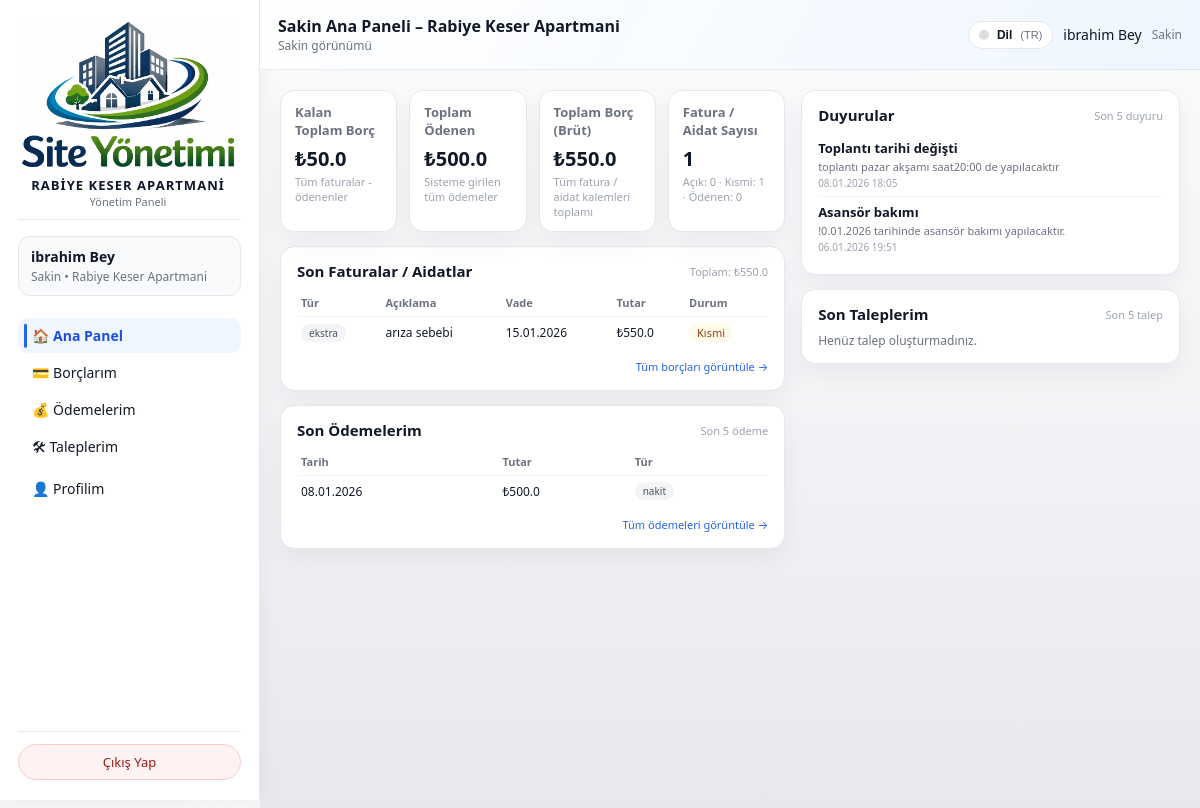
Before: /resident/dashboard (signed in) with the older database file.
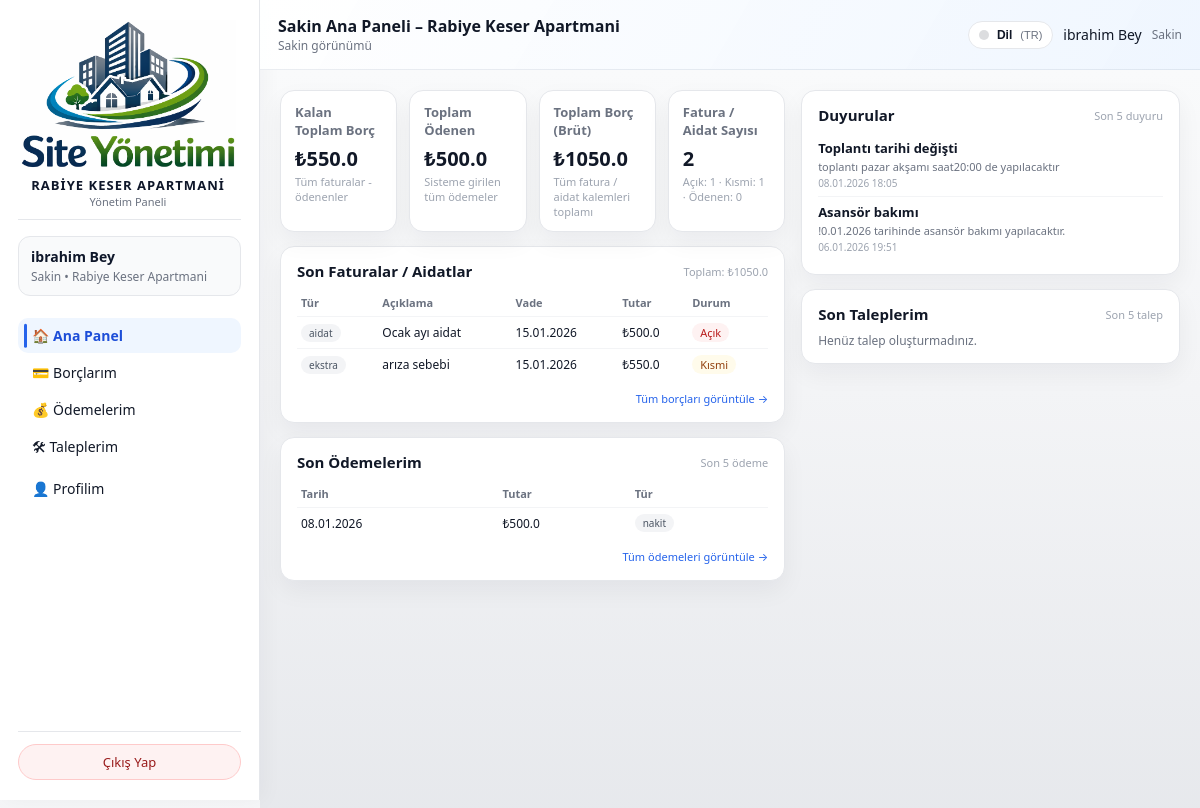
After: the same page with the newer database file.
### models/bill_model.py (models this page shows, shortened)
class Bill(db.Model):
    __tablename__ = "bills"
    id = db.Column(db.Integer, primary_key=True)
    site_id = db.Column(db.Integer, db.ForeignKey("sites.id"), nullable=False)
    apartment_id = db.Column(db.Integer, db.ForeignKey("apartments.id"), nullable=False)
    description = db.Column(db.String(255), nullable=True)
    amount = db.Column(Numeric(10, 2), nullable=False)
    due_date = db.Column(db.Date, nullable=True)
    status = db.Column(db.String(20), nullable=False, default="open")
    type = db.Column(db.String(50), nullable=True)
    created_at = db.Column(db.DateTime, default=datetime.utcnow)
    updated_at = db.Column(
        db.DateTime, default=datetime.utcnow, onupdate=datetime.utcnow
    )
    payments = db.relationship("Payment", backref="bill", lazy="dynamic")

### models/payment_model.py (models this page shows, shortened)
class Payment(db.Model):
    __tablename__ = "payments"
    id = db.Column(db.Integer, primary_key=True)
    site_id = db.Column(db.Integer, db.ForeignKey("sites.id"), nullable=False)
    bill_id = db.Column(db.Integer, db.ForeignKey("bills.id"), nullable=True)
    apartment_id = db.Column(db.Integer, db.ForeignKey("apartments.id"), nullable=False)
    user_id = db.Column(db.Integer, db.ForeignKey("users.id"), nullable=True)
    amount = db.Column(Numeric(10, 2), nullable=False)
    payment_date = db.Column(db.DateTime, nullable=False, default=datetime.utcnow)
    method = db.Column(db.String(50), nullable=True)
    user = db.relationship("User", backref="payments", lazy=True)

### models/announcement_model.py (models this page shows, shortened)
class Announcement(db.Model):
    __tablename__ = "announcements"
    id = db.Column(db.Integer, primary_key=True)
    site_id = db.Column(db.Integer, db.ForeignKey("sites.id"), nullable=False)
    title = db.Column(db.String(200), nullable=False)
    content = db.Column(db.Text, nullable=False)
    created_at = db.Column(db.DateTime, default=datetime.utcnow)
    created_by = db.Column(db.Integer, db.ForeignKey("users.id"), nullable=True)
    target = db.Column(db.String(50), nullable=False, default="all")
    author = db.relationship("User", backref="announcements", lazy=True)

### routes/resident_routes.py (the view)
@resident_bp.route("/dashboard")
@resident_required
def dashboard():
    user, apartment = _get_current_resident()
    if not user:
        flash("Kullanıcı bulunamadı. Lütfen tekrar giriş yapın.", "error")
        return redirect(url_for("auth.logout"))
    stats = {
        "total_bills": 0,
        "open_bills": 0,
        "partial_bills": 0,
        "paid_bills": 0,
        "total_bills_amount": Decimal("0.00"),
        "total_open_amount": Decimal("0.00"),
        "total_paid_amount": Decimal("0.00"),
    }
    bills = []
    payments = []
    tickets = []
    announcements = []
    current_site_name = None
    try:
        site_id = None
        if apartment is not None and getattr(apartment, "site_id", None):
            site_id = apartment.site_id
        elif getattr(user, "site_id", None):
            site_id = user.site_id
        elif "active_site_id" in session:
            site_id = session.get("active_site_id")
        if site_id:
            site = Site.query.get(site_id)
            if site:
                current_site_name = site.name
                session["active_site_id"] = site.id
                session["active_site_name"] = site.name
    except SQLAlchemyError as exc:
        current_app.logger.exception("Sakin site bilgisi alınamadı: %s", exc)
    if apartment:
        stats = _compute_debt_stats_for_apartment(apartment.id)
        try:
            bills = (
                Bill.query.filter(Bill.apartment_id == apartment.id)
                .order_by(Bill.due_date.desc().nullslast(), Bill.created_at.desc())
                .all()
            )
        except SQLAlchemyError as exc:
            current_app.logger.exception("Sakin borç bilgileri alınamadı: %s", exc)
            flash("Borç bilgileriniz alınırken bir hata oluştu.", "error")
        try:
            payments = (
                Payment.query.filter(Payment.apartment_id == apartment.id)
                .order_by(Payment.payment_date.desc())
                .limit(5)
                .all()
            )
        except SQLAlchemyError as exc:
            current_app.logger.exception("Sakin ödeme listesi alınamadı: %s", exc)
            flash("Ödeme bilgileriniz alınırken bir hata oluştu.", "error")
    try:
        tickets = (
            Ticket.query.filter(Ticket.user_id == user.id)
            .order_by(Ticket.created_at.desc())
            .limit(5)
            .all()
        )
    except SQLAlchemyError as exc:
        current_app.logger.exception("Sakin talep listesi alınamadı: %s", exc)
        flash("Talep listeniz alınırken bir hata oluştu.", "error")
    try:
        announcements = (
            Announcement.query.filter(
                Announcement.target.in_(["all", "residents"])
            )
            .order_by(Announcement.created_at.desc())
            .limit(5)
            .all()
        )
    except SQLAlchemyError as exc:
        current_app.logger.exception("Sakin duyuru listesi alınamadı: %s", exc)
        flash("Duyurular alınırken bir hata oluştu.", "error")
    today = date.today()  # bugünün tarihi
    return render_template(
        "resident/dashboard.html",
        user=user,
        apartment=apartment,
        stats=stats,
        bills=bills,
        payments=payments,
        tickets=tickets,
        announcements=announcements,
        today=today,
        current_site_name=current_site_name,
    )

### routes/admin_routes.py (called while the page is built)
@admin_bp.app_context_processor
def inject_site_name():
    name = session.get("site_name")
    if not name:
        name = get_site_display_name()  # DB'den oku (SystemSetting)
        session["site_name"] = name
    return {"current_site_name": name}

def get_site_display_name() -> str:
    default_name = "Site / Apartman"
    try:
        settings = SystemSetting.get_singleton()
        if settings and getattr(settings, "site_name", None):
            name = (settings.site_name or "").strip()
            if name:
                return name
    except SQLAlchemyError as exc:
        current_app.logger.exception("Site adı okunamadı: %s", exc)
    return default_name

@admin_bp.app_context_processor
def inject_site_name():
    name = session.get("site_name")
    if not name:
        name = get_site_display_name()  # DB'den oku (SystemSetting)
        session["site_name"] = name
    return {"current_site_name": name}

### templates/resident/dashboard.html (shortened to what the changed rows need)
{% extends "base.html" %}
{% set LANG = session.get('lang','tr') %}
{% macro tp(k) -%}
  {{ I18N_PAGE.get(LANG, I18N_PAGE['tr']).get(k, I18N_PAGE['tr'].get(k, k)) }}
{%- endmacro %}
{% block content %}
<div class="resident-dashboard-grid">
  <section>
    <div class="resident-cards" style="margin-bottom: 14px;">
      <div class="resident-card">
        <h3>{{ tp('card_remaining_title') }}</h3>
        <div class="value amount-negative">
          ₺{{ stats.total_open_amount | float | round(2) }}
        </div>
        <div class="sub">
          {{ tp('card_remaining_sub') }}
        </div>
      </div>
      <div class="resident-card">
        <h3>{{ tp('card_gross_title') }}</h3>
        <div class="value">
          ₺{{ stats.total_bills_amount | float | round(2) }}
        </div>
        <div class="sub">
          {{ tp('card_gross_sub') }}
        </div>
      </div>
      <div class="resident-card">
        <h3>{{ tp('card_count_title') }}</h3>
        <div class="value">
          {{ stats.total_bills }}
        </div>
        <div class="sub">
          {{ tp('card_count_sub_open') }}: {{ stats.open_bills }}
          · {{ tp('card_count_sub_partial') }}: {{ stats.partial_bills }}
          · {{ tp('card_count_sub_paid') }}: {{ stats.paid_bills }}
        </div>
      </div>
    </div>
    <div class="section-card" style="margin-bottom: 14px;">
      <div class="section-header">
        <h2>{{ tp('last_bills_title') }}</h2>
        <span>
          {{ tp('last_bills_total') }}: ₺{{ stats.total_bills_amount | float | round(2) }}
        </span>
      </div>
      {% if bills and bills|length > 0 %}
        <div style="overflow-x:auto;">
          <table class="list-table">
            <thead>
              <tr>
                <th>{{ tp('th_type') }}</th>
                <th>{{ tp('th_desc') }}</th>
                <th>{{ tp('th_due') }}</th>
                <th>{{ tp('th_amount') }}</th>
                <th>{{ tp('th_status') }}</th>
              </tr>
            </thead>
            <tbody>
              {% for bill in bills[:8] %}
                <tr>
                  <td>
                    <span class="pill-small">
                      {{ bill.type or tp('type_general') }}
                    </span>
                  </td>
                  <td>{{ bill.description or tp('dash') }}</td>
                  <td>
                    {% if bill.due_date %}
                      {{ bill.due_date.strftime("%d.%m.%Y") }}
                    {% else %}
                      {{ tp('dash') }}
                    {% endif %}
                  </td>
                  <td>₺{{ bill.amount | float | round(2) }}</td>
                  <td>
                    {% if bill.status == "open" %}
                      <span class="status-pill status-open">{{ tp('status_open') }}</span>
                    {% elif bill.status == "partial" %}
                      <span class="status-pill status-partial">{{ tp('status_partial') }}</span>
                    {% elif bill.status == "paid" %}
                      <span class="status-pill status-paid">{{ tp('status_paid') }}</span>
                    {% else %}
                      <span class="status-pill">{{ bill.status }}</span>
                    {% endif %}
                  </td>
                </tr>
              {% endfor %}
            </tbody>
          </table>
        </div>
      {% else %}
        <p style="font-size:12px; color:#6b7280; margin:0;">
          {{ tp('empty_bills') }}
        </p>
      {% endif %}
    </div>
    <div class="section-card">
      <div class="section-header">
        <h2>{{ tp('last_payments_title') }}</h2>
      </div>
      {% if payments and payments|length > 0 %}
        <div style="overflow-x:auto;">
          <table class="list-table">
            <thead>
              <tr>
                <th>{{ tp('th_date') }}</th>
                <th>{{ tp('th_payment_amount') }}</th>
                <th>{{ tp('th_payment_type') }}</th>
              </tr>
            </thead>
            <tbody>
              {% for p in payments %}
                <tr>
                  <td>
                    {% if p.payment_date %}
                      {{ p.payment_date.strftime("%d.%m.%Y") }}
                    {% else %}
                      {{ tp('dash') }}
                    {% endif %}
                  </td>
                  <td>₺{{ p.amount | float | round(2) }}</td>
                  <td>
                    {% if p.method %}
                      <span class="pill-small">{{ p.method }}</span>
                    {% else %}
                      {{ tp('dash') }}
                    {% endif %}
                  </td>
                </tr>
              {% endfor %}
            </tbody>
          </table>
        </div>
      {% else %}
        <p style="font-size:12px; color:#6b7280; margin:0;">
          {{ tp('empty_payments') }}
        </p>
      {% endif %}
    </div>
  </section>
  <aside style="display:flex; flex-direction:column; gap:14px;">
    <div class="section-card">
      <div class="section-header">
        <h2>{{ tp('announcements_title') }}</h2>
      </div>
      {% if announcements and announcements|length > 0 %}
        {% for ann in announcements %}
          {% set is_expired = ann.created_at and (today - ann.created_at.date()).days >= 29 %}
          <div class="announcement-item" style="{% if is_expired %}opacity:0.6;{% endif %}">
            <h4 style="{% if is_expired %}text-decoration:line-through;{% endif %}">{{ ann.title }}</h4>
            {% if ann.content %}
              <p style="{% if is_expired %}text-decoration:line-through;{% endif %}">{{ ann.content }}</p>
            {% endif %}
            <div class="announcement-meta">
              {{ ann.created_at.strftime("%d.%m.%Y %H:%M") }}
            </div>
          </div>
        {% endfor %}
      {% else %}
        <p style="font-size:12px; color:#6b7280; margin:0;">
          {{ tp('empty_announcements') }}
        </p>
      {% endif %}
    </div>
    <div class="section-card">
      <div class="section-header">
        <h2>{{ tp('tickets_title') }}</h2>
      </div>
    </div>
  </aside>
</div>
{% endblock %}

Changed rows visible on the page:
added Bill: type "aidat", description "Ocak ayı aidat", due_date "15.01.2026", amount "500.0", get "Açık"
Other visible differences:
{{ stats.total_open_amount | float | round(2) }}: "50.0" → "550.0"
{{ stats.total_bills_amount | float | round(2) }}: "550.0" → "1050.0"
{{ stats.total_bills }}: "1" → "2"
{{ stats.open_bills }}: "0" → "1"
